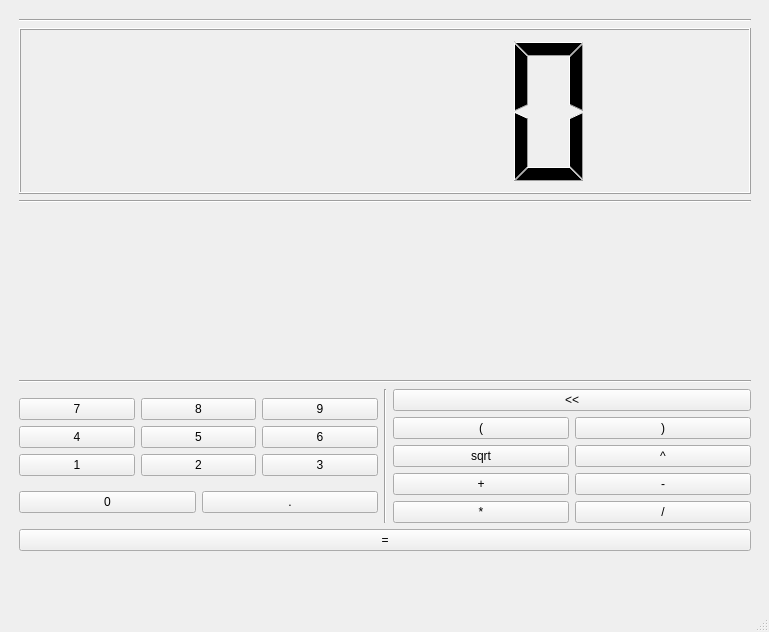
<?xml version="1.0" encoding="UTF-8"?>
<ui version="4.0">
 <class>MainWindow</class>
 <widget class="QMainWindow" name="MainWindow">
  <property name="geometry">
   <rect>
    <x>0</x>
    <y>0</y>
    <width>769</width>
    <height>632</height>
   </rect>
  </property>
  <property name="windowTitle">
   <string>MainWindow</string>
  </property>
  <widget class="QWidget" name="centralwidget">
   <widget class="QFrame" name="verticalFrame">
    <property name="geometry">
     <rect>
      <x>10</x>
      <y>10</y>
      <width>750</width>
      <height>550</height>
     </rect>
    </property>
    <layout class="QVBoxLayout" name="mainLayout">
     <item>
      <widget class="Line" name="line">
       <property name="orientation">
        <enum>Qt::Horizontal</enum>
       </property>
      </widget>
     </item>
     <item>
      <widget class="QLCDNumber" name="lcdNumber">
       <property name="enabled">
        <bool>true</bool>
       </property>
      </widget>
     </item>
     <item>
      <widget class="Line" name="line_4">
       <property name="orientation">
        <enum>Qt::Horizontal</enum>
       </property>
      </widget>
     </item>
     <item>
      <widget class="QLabel" name="calculDisplay">
       <property name="font">
        <font>
         <family>DejaVu Sans</family>
         <pointsize>20</pointsize>
        </font>
       </property>
       <property name="text">
        <string>&lt;html&gt;&lt;head/&gt;&lt;body&gt;&lt;p&gt;&lt;br/&gt;&lt;/p&gt;&lt;/body&gt;&lt;/html&gt;</string>
       </property>
      </widget>
     </item>
     <item>
      <widget class="Line" name="line_2">
       <property name="orientation">
        <enum>Qt::Horizontal</enum>
       </property>
      </widget>
     </item>
     <item>
      <layout class="QHBoxLayout" name="horizontalLayout">
       <item>
        <layout class="QVBoxLayout" name="verticalLayout">
         <item>
          <layout class="QHBoxLayout" name="horizontalLayout_5">
           <item>
            <layout class="QVBoxLayout" name="verticalLayout_3">
             <item>
              <widget class="QPushButton" name="buttonNumber7">
               <property name="toolTip">
                <string>&lt;html&gt;&lt;head/&gt;&lt;body&gt;&lt;p&gt;Number&lt;/p&gt;&lt;/body&gt;&lt;/html&gt;</string>
               </property>
               <property name="text">
                <string>7</string>
               </property>
              </widget>
             </item>
             <item>
              <widget class="QPushButton" name="buttonNumber4">
               <property name="toolTip">
                <string>&lt;html&gt;&lt;head/&gt;&lt;body&gt;&lt;p&gt;Number&lt;/p&gt;&lt;/body&gt;&lt;/html&gt;</string>
               </property>
               <property name="text">
                <string>4</string>
               </property>
              </widget>
             </item>
             <item>
              <widget class="QPushButton" name="buttonNumber1">
               <property name="toolTip">
                <string>&lt;html&gt;&lt;head/&gt;&lt;body&gt;&lt;p&gt;Number&lt;/p&gt;&lt;/body&gt;&lt;/html&gt;</string>
               </property>
               <property name="text">
                <string>1</string>
               </property>
              </widget>
             </item>
            </layout>
           </item>
           <item>
            <layout class="QVBoxLayout" name="verticalLayout_4">
             <item>
              <widget class="QPushButton" name="buttonNumber8">
               <property name="toolTip">
                <string>&lt;html&gt;&lt;head/&gt;&lt;body&gt;&lt;p&gt;Number&lt;/p&gt;&lt;/body&gt;&lt;/html&gt;</string>
               </property>
               <property name="text">
                <string>8</string>
               </property>
              </widget>
             </item>
             <item>
              <widget class="QPushButton" name="buttonNumber5">
               <property name="toolTip">
                <string>&lt;html&gt;&lt;head/&gt;&lt;body&gt;&lt;p&gt;Number&lt;/p&gt;&lt;/body&gt;&lt;/html&gt;</string>
               </property>
               <property name="text">
                <string>5</string>
               </property>
              </widget>
             </item>
             <item>
              <widget class="QPushButton" name="buttonNumber2">
               <property name="toolTip">
                <string>&lt;html&gt;&lt;head/&gt;&lt;body&gt;&lt;p&gt;Number&lt;/p&gt;&lt;/body&gt;&lt;/html&gt;</string>
               </property>
               <property name="text">
                <string>2</string>
               </property>
              </widget>
             </item>
            </layout>
           </item>
           <item>
            <layout class="QVBoxLayout" name="verticalLayout_5">
             <item>
              <widget class="QPushButton" name="buttonNumber9">
               <property name="toolTip">
                <string>&lt;html&gt;&lt;head/&gt;&lt;body&gt;&lt;p&gt;Number&lt;/p&gt;&lt;/body&gt;&lt;/html&gt;</string>
               </property>
               <property name="text">
                <string>9</string>
               </property>
              </widget>
             </item>
             <item>
              <widget class="QPushButton" name="buttonNumber6">
               <property name="toolTip">
                <string>&lt;html&gt;&lt;head/&gt;&lt;body&gt;&lt;p&gt;Number&lt;/p&gt;&lt;/body&gt;&lt;/html&gt;</string>
               </property>
               <property name="text">
                <string>6</string>
               </property>
              </widget>
             </item>
             <item>
              <widget class="QPushButton" name="buttonNumber3">
               <property name="toolTip">
                <string>&lt;html&gt;&lt;head/&gt;&lt;body&gt;&lt;p&gt;Number&lt;/p&gt;&lt;/body&gt;&lt;/html&gt;</string>
               </property>
               <property name="text">
                <string>3</string>
               </property>
              </widget>
             </item>
            </layout>
           </item>
          </layout>
         </item>
         <item>
          <layout class="QHBoxLayout" name="horizontalLayout_6">
           <item>
            <widget class="QPushButton" name="buttonNumber0">
             <property name="toolTip">
              <string>&lt;html&gt;&lt;head/&gt;&lt;body&gt;&lt;p&gt;Number&lt;/p&gt;&lt;/body&gt;&lt;/html&gt;</string>
             </property>
             <property name="text">
              <string>0</string>
             </property>
            </widget>
           </item>
           <item>
            <widget class="QPushButton" name="buttonComa">
             <property name="toolTip">
              <string>&lt;html&gt;&lt;head/&gt;&lt;body&gt;&lt;p&gt;Point, coma to write forward decimal floating value&lt;/p&gt;&lt;/body&gt;&lt;/html&gt;</string>
             </property>
             <property name="text">
              <string>.</string>
             </property>
            </widget>
           </item>
          </layout>
         </item>
        </layout>
       </item>
       <item>
        <widget class="Line" name="line_3">
         <property name="orientation">
          <enum>Qt::Vertical</enum>
         </property>
        </widget>
       </item>
       <item>
        <layout class="QVBoxLayout" name="verticalLayout_2">
         <item>
          <widget class="QPushButton" name="buttonRemoveCharacter">
           <property name="toolTip">
            <string>&lt;html&gt;&lt;head/&gt;&lt;body&gt;&lt;p&gt;Remove last character by clicking here&lt;/p&gt;&lt;/body&gt;&lt;/html&gt;</string>
           </property>
           <property name="text">
            <string>&lt;&lt;</string>
           </property>
          </widget>
         </item>
         <item>
          <layout class="QHBoxLayout" name="horizontalLayout_4">
           <item>
            <widget class="QPushButton" name="buttonLeftBracket">
             <property name="toolTip">
              <string>&lt;html&gt;&lt;head/&gt;&lt;body&gt;&lt;p&gt;Open calcul priority&lt;/p&gt;&lt;/body&gt;&lt;/html&gt;</string>
             </property>
             <property name="text">
              <string>(</string>
             </property>
            </widget>
           </item>
           <item>
            <widget class="QPushButton" name="buttonRightBracket">
             <property name="toolTip">
              <string>&lt;html&gt;&lt;head/&gt;&lt;body&gt;&lt;p&gt;Close calcul priority&lt;/p&gt;&lt;/body&gt;&lt;/html&gt;</string>
             </property>
             <property name="text">
              <string>)</string>
             </property>
            </widget>
           </item>
          </layout>
         </item>
         <item>
          <layout class="QHBoxLayout" name="horizontalLayout_8">
           <item>
            <widget class="QPushButton" name="buttonSqrt">
             <property name="toolTip">
              <string>&lt;html&gt;&lt;head/&gt;&lt;body&gt;&lt;p&gt;Open calcul priority&lt;/p&gt;&lt;/body&gt;&lt;/html&gt;</string>
             </property>
             <property name="text">
              <string>sqrt</string>
             </property>
            </widget>
           </item>
           <item>
            <widget class="QPushButton" name="buttonPow">
             <property name="toolTip">
              <string>&lt;html&gt;&lt;head/&gt;&lt;body&gt;&lt;p&gt;Close calcul priority&lt;/p&gt;&lt;/body&gt;&lt;/html&gt;</string>
             </property>
             <property name="text">
              <string>^</string>
             </property>
            </widget>
           </item>
          </layout>
         </item>
         <item>
          <layout class="QHBoxLayout" name="horizontalLayout_2">
           <item>
            <widget class="QPushButton" name="buttonAdd">
             <property name="toolTip">
              <string>&lt;html&gt;&lt;head/&gt;&lt;body&gt;&lt;p&gt;Add two numbers as simple addition !&lt;/p&gt;&lt;/body&gt;&lt;/html&gt;</string>
             </property>
             <property name="text">
              <string>+</string>
             </property>
            </widget>
           </item>
           <item>
            <widget class="QPushButton" name="buttonSubstract">
             <property name="toolTip">
              <string>&lt;html&gt;&lt;head/&gt;&lt;body&gt;&lt;p&gt;Remove one number to another !&lt;/p&gt;&lt;/body&gt;&lt;/html&gt;</string>
             </property>
             <property name="text">
              <string>-</string>
             </property>
            </widget>
           </item>
          </layout>
         </item>
         <item>
          <layout class="QHBoxLayout" name="horizontalLayout_3">
           <item>
            <widget class="QPushButton" name="buttonProduct">
             <property name="toolTip">
              <string>&lt;html&gt;&lt;head/&gt;&lt;body&gt;&lt;p&gt;Multiply two numbers as simple product between numbers !&lt;/p&gt;&lt;/body&gt;&lt;/html&gt;</string>
             </property>
             <property name="text">
              <string>*</string>
             </property>
            </widget>
           </item>
           <item>
            <widget class="QPushButton" name="buttonDivide">
             <property name="toolTip">
              <string>&lt;html&gt;&lt;head/&gt;&lt;body&gt;&lt;p&gt;Divide one number by another !&lt;/p&gt;&lt;/body&gt;&lt;/html&gt;</string>
             </property>
             <property name="text">
              <string>/</string>
             </property>
            </widget>
           </item>
          </layout>
         </item>
        </layout>
       </item>
      </layout>
     </item>
     <item>
      <widget class="QPushButton" name="buttonResult">
       <property name="toolTip">
        <string>&lt;html&gt;&lt;head/&gt;&lt;body&gt;&lt;p&gt;Get the result of your calcul&lt;/p&gt;&lt;/body&gt;&lt;/html&gt;</string>
       </property>
       <property name="text">
        <string>=</string>
       </property>
      </widget>
     </item>
    </layout>
   </widget>
  </widget>
  <widget class="QMenuBar" name="menubar">
   <property name="geometry">
    <rect>
     <x>0</x>
     <y>0</y>
     <width>769</width>
     <height>25</height>
    </rect>
   </property>
  </widget>
  <widget class="QStatusBar" name="statusbar"/>
 </widget>
 <resources/>
 <connections/>
</ui>
